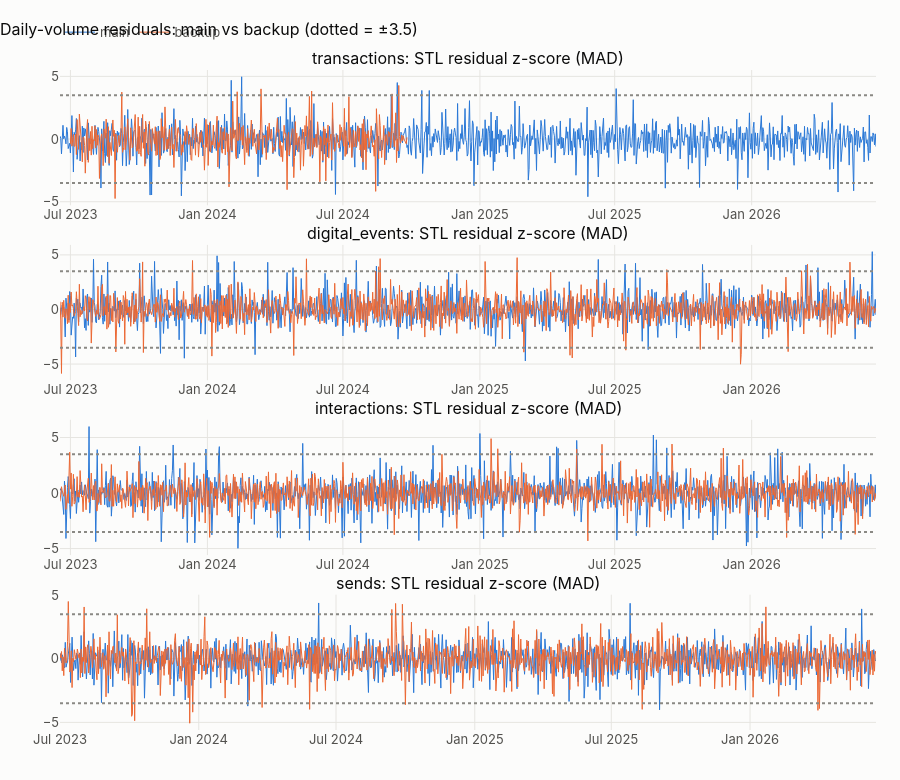

Notebook code for this chart:
### Markdown cell above
**Reading the table.** `seasonal_strength` (Hyndman: 1 − Var(R)/Var(R+S)) shows how much of each series is weekly pattern; `mad_days`/`esd_days` are days with an
unusual residual; `pelt_changepoints` counts level shifts; `max_abs_cusum` is the largest standardised cumulative drift.

### Code cell
SEL = {
    "transactions": "transactions",
    "digital_events": "digital_events",
    "interactions": "call_center_interactions",
    "sends": "campaign_sends",
}
fig = make_subplots(
    rows=len(SEL),
    cols=1,
    shared_xaxes=False,
    vertical_spacing=0.06,
    subplot_titles=[f"{k}: STL residual z-score (MAD)" for k in SEL],
)
for i, (lab, t) in enumerate(SEL.items(), 1):
    for folder, col in (("main", theme.MAIN_C), ("backup", theme.BACKUP_C)):
        d = flagged.get((t, folder))
        if d is None:
            continue
        fig.add_scatter(
            x=d["dates"],
            y=d["z"],
            mode="lines",
            line=dict(color=col, width=1),
            name=folder,
            showlegend=(i == 1),
            row=i,
            col=1,
            hovertemplate="%{x|%Y-%m-%d}<br>z=%{y:.1f}<extra>" + folder + "</extra>",
        )
    fig.add_hline(y=3.5, line_dash="dot", line_color="#8a8984", row=i, col=1)
    fig.add_hline(y=-3.5, line_dash="dot", line_color="#8a8984", row=i, col=1)
fig.update_layout(
    height=170 * len(SEL) + 100, title="Daily-volume residuals: main vs backup (dotted = ±3.5)"
)
fig.show()

### Figure 1 — Plotly figure (JSON) as saved in the notebook; plotly's stock layout.template omitted (floating-point values rounded to 4 significant figures; data arrays with more than 128 entries replaced by an {"elided": "..."} marker saying what was removed)
{"data": [{"hovertemplate": "%{x|%Y-%m-%d}<br>z=%{y:.1f}<extra>main</extra>", "line": {"color": "#2a78d6", "width": 1}, "mode": "lines", "name": "main", "showlegend": true, "type": "scatter", "x": {"elided": "1097 str values"}, "xaxis": "x", "y": {"elided": "1097 float values"}, "yaxis": "y"}, {"hovertemplate": "%{x|%Y-%m-%d}<br>z=%{y:.1f}<extra>backup</extra>", "line": {"color": "#eb6834", "width": 1}, "mode": "lines", "name": "backup", "showlegend": true, "type": "scatter", "x": {"elided": "453 str values"}, "xaxis": "x", "y": {"elided": "453 float values"}, "yaxis": "y"}, {"hovertemplate": "%{x|%Y-%m-%d}<br>z=%{y:.1f}<extra>main</extra>", "line": {"color": "#2a78d6", "width": 1}, "mode": "lines", "name": "main", "showlegend": false, "type": "scatter", "x": {"elided": "1097 str values"}, "xaxis": "x2", "y": {"elided": "1097 float values"}, "yaxis": "y2"}, {"hovertemplate": "%{x|%Y-%m-%d}<br>z=%{y:.1f}<extra>backup</extra>", "line": {"color": "#eb6834", "width": 1}, "mode": "lines", "name": "backup", "showlegend": false, "type": "scatter", "x": {"elided": "1097 str values"}, "xaxis": "x2", "y": {"elided": "1097 float values"}, "yaxis": "y2"}, {"hovertemplate": "%{x|%Y-%m-%d}<br>z=%{y:.1f}<extra>main</extra>", "line": {"color": "#2a78d6", "width": 1}, "mode": "lines", "name": "main", "showlegend": false, "type": "scatter", "x": {"elided": "1097 str values"}, "xaxis": "x3", "y": {"elided": "1097 float values"}, "yaxis": "y3"}, {"hovertemplate": "%{x|%Y-%m-%d}<br>z=%{y:.1f}<extra>backup</extra>", "line": {"color": "#eb6834", "width": 1}, "mode": "lines", "name": "backup", "showlegend": false, "type": "scatter", "x": {"elided": "1097 str values"}, "xaxis": "x3", "y": {"elided": "1097 float values"}, "yaxis": "y3"}, {"hovertemplate": "%{x|%Y-%m-%d}<br>z=%{y:.1f}<extra>main</extra>", "line": {"color": "#2a78d6", "width": 1}, "mode": "lines", "name": "main", "showlegend": false, "type": "scatter", "x": {"elided": "1083 str values"}, "xaxis": "x4", "y": {"elided": "1083 float values"}, "yaxis": "y4"}, {"hovertemplate": "%{x|%Y-%m-%d}<br>z=%{y:.1f}<extra>backup</extra>", "line": {"color": "#eb6834", "width": 1}, "mode": "lines", "name": "backup", "showlegend": false, "type": "scatter", "x": {"elided": "1083 str values"}, "xaxis": "x4", "y": {"elided": "1083 float values"}, "yaxis": "y4"}], "layout": {"annotations": [{"font": {"size": 16}, "showarrow": false, "text": "transactions: STL residual z-score (MAD)", "x": 0.5, "xanchor": "center", "xref": "paper", "y": 1.0, "yanchor": "bottom", "yref": "paper"}, {"font": {"size": 16}, "showarrow": false, "text": "digital_events: STL residual z-score (MAD)", "x": 0.5, "xanchor": "center", "xref": "paper", "y": 0.735, "yanchor": "bottom", "yref": "paper"}, {"font": {"size": 16}, "showarrow": false, "text": "interactions: STL residual z-score (MAD)", "x": 0.5, "xanchor": "center", "xref": "paper", "y": 0.47, "yanchor": "bottom", "yref": "paper"}, {"font": {"size": 16}, "showarrow": false, "text": "sends: STL residual z-score (MAD)", "x": 0.5, "xanchor": "center", "xref": "paper", "y": 0.205, "yanchor": "bottom", "yref": "paper"}], "height": 780, "shapes": [{"line": {"color": "#8a8984", "dash": "dot"}, "type": "line", "x0": 0, "x1": 1, "xref": "x domain", "y0": 3.5, "y1": 3.5, "yref": "y"}, {"line": {"color": "#8a8984", "dash": "dot"}, "type": "line", "x0": 0, "x1": 1, "xref": "x domain", "y0": -3.5, "y1": -3.5, "yref": "y"}, {"line": {"color": "#8a8984", "dash": "dot"}, "type": "line", "x0": 0, "x1": 1, "xref": "x2 domain", "y0": 3.5, "y1": 3.5, "yref": "y2"}, {"line": {"color": "#8a8984", "dash": "dot"}, "type": "line", "x0": 0, "x1": 1, "xref": "x2 domain", "y0": -3.5, "y1": -3.5, "yref": "y2"}, {"line": {"color": "#8a8984", "dash": "dot"}, "type": "line", "x0": 0, "x1": 1, "xref": "x3 domain", "y0": 3.5, "y1": 3.5, "yref": "y3"}, {"line": {"color": "#8a8984", "dash": "dot"}, "type": "line", "x0": 0, "x1": 1, "xref": "x3 domain", "y0": -3.5, "y1": -3.5, "yref": "y3"}, {"line": {"color": "#8a8984", "dash": "dot"}, "type": "line", "x0": 0, "x1": 1, "xref": "x4 domain", "y0": 3.5, "y1": 3.5, "yref": "y4"}, {"line": {"color": "#8a8984", "dash": "dot"}, "type": "line", "x0": 0, "x1": 1, "xref": "x4 domain", "y0": -3.5, "y1": -3.5, "yref": "y4"}], "title": {"text": "Daily-volume residuals: main vs backup (dotted = ±3.5)"}, "xaxis": {"anchor": "y", "domain": [0.0, 1.0]}, "xaxis2": {"anchor": "y2", "domain": [0.0, 1.0]}, "xaxis3": {"anchor": "y3", "domain": [0.0, 1.0]}, "xaxis4": {"anchor": "y4", "domain": [0.0, 1.0]}, "yaxis": {"anchor": "x", "domain": [0.795, 1.0]}, "yaxis2": {"anchor": "x2", "domain": [0.53, 0.735]}, "yaxis3": {"anchor": "x3", "domain": [0.265, 0.47]}, "yaxis4": {"anchor": "x4", "domain": [0.0, 0.205]}}}
